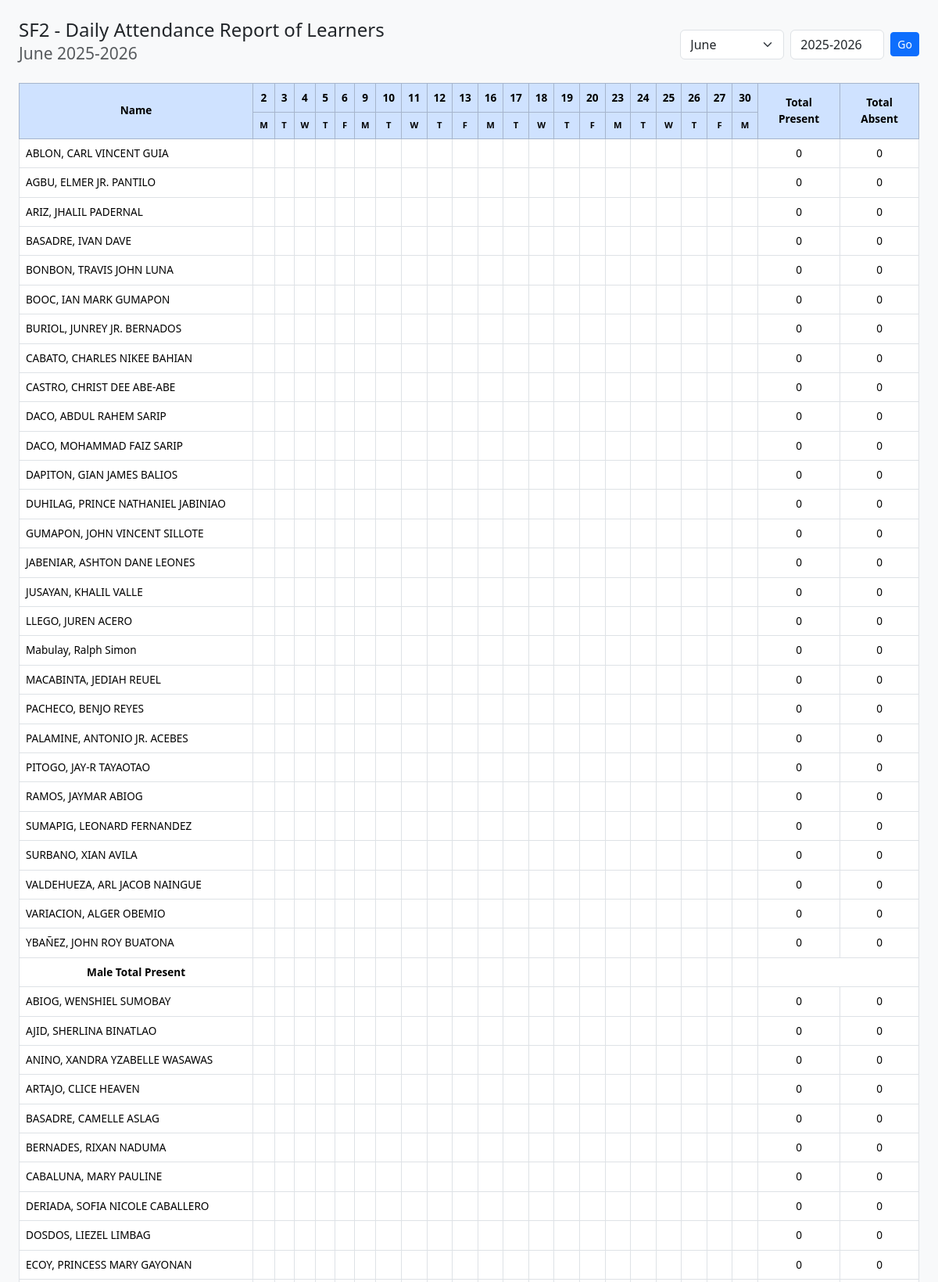
Screenshot of /sf2_report.php (signed in, upper part) with the database file from the repository.
### tables this page shows
CREATE TABLE `tbl_students` (
  `id` int(11) NOT NULL AUTO_INCREMENT,
  `lrn` varchar(12) NOT NULL,
  `first_name` varchar(50) NOT NULL,
  `last_name` varchar(50) NOT NULL,
  `birthdate` date NOT NULL,
  `gender` enum('Male','Female') NOT NULL,
  `address` varchar(255) DEFAULT NULL,
  `grade_level` varchar(10) DEFAULT NULL,
  `section` varchar(50) DEFAULT NULL,
  `contact_number` varchar(20) DEFAULT NULL,
  `guardian_name` varchar(100) DEFAULT NULL,
  `profile_picture` varchar(255) DEFAULT NULL,
  PRIMARY KEY (`id`),
  UNIQUE KEY `lrn` (`lrn`)
);

### sf2_report.php (the view, shortened to what this page needs)
<?php
require 'db_connect.php';
$month = $_GET['month'] ?? date('F');
$school_year = $_GET['school_year'] ?? '2025-2026';
$year = date('Y');
$days_in_month = cal_days_in_month(CAL_GREGORIAN, date('n', strtotime($month)), $year);
$valid_days = [];
for ($d = 1; $d <= $days_in_month; $d++) {
    $date_str = sprintf('%04d-%02d-%02d', $year, date('n', strtotime($month)), $d);
    $day_of_week = date('N', strtotime($date_str));
    if ($day_of_week < 6) {
        $valid_days[] = $d;
    }
}
$stmt = $pdo->query("SELECT lrn, first_name, last_name, gender FROM tbl_students ORDER BY
    CASE WHEN gender = 'Male' THEN 0 ELSE 1 END, last_name, first_name");
$students = $stmt->fetchAll();
?>
<!DOCTYPE html>
<html>
<head>
    <link href="https://cdn.jsdelivr.net/npm/bootstrap@5.3.3/dist/css/bootstrap.min.css" rel="stylesheet">
</head>
<body class="bg-light">
<div class="container-fluid py-4 sf2-margin" style="padding-left:2vw; padding-right:2vw;">
    <div class="d-flex justify-content-between align-items-center mb-3">
        <h4>SF2 - Daily Attendance Report of Learners<br>
            <small class="text-muted"><?= htmlspecialchars($month) ?> <?= $school_year ?></small>
        </h4>
        <form method="get" class="d-flex align-items-center">
            <select name="month" class="form-select me-2" onchange="this.form.submit()">
                <?php foreach (['June','July','August','September','October','November','December','January','February','March','April'] as $m): ?>
                    <option value="<?= $m ?>" <?= $month === $m ? 'selected' : '' ?>><?= $m ?></option>
                <?php endforeach; ?>
            </select>
            <input type="text" name="school_year" class="form-control me-2" value="<?= htmlspecialchars($school_year) ?>" style="width:120px;" placeholder="SY">
            <button type="submit" class="btn btn-primary btn-sm">Go</button>
        </form>
    </div>
    <div class="table-responsive">
        <table class="table table-bordered sf2-table">
            <thead class="table-primary">
                <tr>
                    <th rowspan="2">Name</th>
                    <?php foreach ($valid_days as $d): ?>
                        <th ><div><?= $d ?></div></th>
                    <?php endforeach; ?>
                    <th rowspan="2">Total Present</th>
                    <th rowspan="2">Total Absent</th>
                </tr>
                <tr>
                    <?php foreach ($valid_days as $d): ?>
                        <?php
                            $date_str = sprintf('%04d-%02d-%02d', $year, date('n', strtotime($month)), $d);
                            $day_letter = strtoupper(substr(date('l', strtotime($date_str)), 0, 1));
                        ?>
                        <th style="font-size:0.7em;"><?= $day_letter ?></th>
                    <?php endforeach; ?>
                </tr>
            </thead>
            <tbody>
                <?php
                $gender_groups = ['Male', 'Female'];
                foreach ($gender_groups as $gender) {
                    $gender_students = array_filter($students, fn($s) => $s['gender'] === $gender);
                    $present_per_day = array_fill_keys($valid_days, 0);
                    foreach ($gender_students as $student) {
                        echo '<tr>';
                        echo '<td class="text-start">' . htmlspecialchars($student['last_name'] . ', ' . $student['first_name']) . '</td>';
                        $present = 0;
                        $absent = 0;
                        foreach ($valid_days as $d) {
                            $cell = '';
                            $is_present = 0;
                            $present_per_day[$d] += $is_present;
                            echo '<td>' . $cell . '</td>';
                        }
                        echo '<td>' . $present . '</td>';
                        echo '<td>' . $absent . '</td>';
                        echo '</tr>';
                    }
                    if (count($gender_students) > 0) {
                        echo '<tr style="font-weight:bold;background:#f8f9fa">';
                        echo '<td>' . $gender . ' Total Present</td>';
                        foreach ($valid_days as $d) {
                            echo '<td>' . ($present_per_day[$d] > 0 ? $present_per_day[$d] : '') . '</td>';
                        }
                        echo '<td colspan="2"></td>';
                        echo '</tr>';
                    }
                }
                ?>
            </tbody>
        </table>
    </div>
</div>
</body>
</html>

### sf2_report.php (style rules this page uses)
html, body { width: 100%; height: 100%; margin: 0; padding: 0; }
.container-fluid { width: 100vw !important; max-width: 100vw !important; padding-left: 0; padding-right: 0; }
.sf2-table th, .sf2-table td { font-size: 0.85rem; text-align: center; vertical-align: middle; }
.table-responsive { overflow-x: auto; }

### rows the page displays
tbl_students: last_name+first_name "ABLON, CARL VINCENT GUIA", present "0", absent "0"
tbl_students: last_name+first_name "AGBU, ELMER JR. PANTILO", present "0", absent "0"
tbl_students: last_name+first_name "ARIZ, JHALIL PADERNAL", present "0", absent "0"
tbl_students: last_name+first_name "BASADRE, IVAN DAVE", present "0", absent "0"
tbl_students: last_name+first_name "BONBON, TRAVIS JOHN LUNA", present "0", absent "0"
tbl_students: last_name+first_name "BOOC, IAN MARK GUMAPON", present "0", absent "0"
tbl_students: last_name+first_name "BURIOL, JUNREY JR. BERNADOS", present "0", absent "0"
tbl_students: last_name+first_name "CABATO, CHARLES NIKEE BAHIAN", present "0", absent "0"
tbl_students: last_name+first_name "CASTRO, CHRIST DEE ABE-ABE", present "0", absent "0"
tbl_students: last_name+first_name "DACO, ABDUL RAHEM SARIP", present "0", absent "0"
tbl_students: last_name+first_name "DACO, MOHAMMAD FAIZ SARIP", present "0", absent "0"
tbl_students: last_name+first_name "DAPITON, GIAN JAMES BALIOS", present "0", absent "0"
tbl_students: last_name+first_name "DUHILAG, PRINCE NATHANIEL JABINIAO", present "0", absent "0"
tbl_students: last_name+first_name "GUMAPON, JOHN VINCENT SILLOTE", present "0", absent "0"
tbl_students: last_name+first_name "JABENIAR, ASHTON DANE LEONES", present "0", absent "0"
tbl_students: last_name+first_name "JUSAYAN, KHALIL VALLE", present "0", absent "0"
tbl_students: last_name+first_name "LLEGO, JUREN ACERO", present "0", absent "0"
tbl_students: last_name+first_name "Mabulay, Ralph Simon", present "0", absent "0"
tbl_students: last_name+first_name "MACABINTA, JEDIAH REUEL", present "0", absent "0"
tbl_students: last_name+first_name "PACHECO, BENJO REYES", present "0", absent "0"
tbl_students: last_name+first_name "PALAMINE, ANTONIO JR. ACEBES", present "0", absent "0"
tbl_students: last_name+first_name "PITOGO, JAY-R TAYAOTAO", present "0", absent "0"
tbl_students: last_name+first_name "RAMOS, JAYMAR ABIOG", present "0", absent "0"
tbl_students: last_name+first_name "SUMAPIG, LEONARD FERNANDEZ", present "0", absent "0"
tbl_students: last_name+first_name "SURBANO, XIAN AVILA", present "0", absent "0"
tbl_students: last_name+first_name "VALDEHUEZA, ARL JACOB NAINGUE", present "0", absent "0"
tbl_students: last_name+first_name "VARIACION, ALGER OBEMIO", present "0", absent "0"
tbl_students: last_name+first_name "YBAÑEZ, JOHN ROY BUATONA", present "0", absent "0"
tbl_students: last_name+first_name "ABIOG, WENSHIEL SUMOBAY", present "0", absent "0"
tbl_students: last_name+first_name "AJID, SHERLINA BINATLAO", present "0", absent "0"
tbl_students: last_name+first_name "ANINO, XANDRA YZABELLE WASAWAS", present "0", absent "0"
tbl_students: last_name+first_name "ARTAJO, CLICE HEAVEN", present "0", absent "0"
tbl_students: last_name+first_name "BASADRE, CAMELLE ASLAG", present "0", absent "0"
tbl_students: last_name+first_name "BERNADES, RIXAN NADUMA", present "0", absent "0"
tbl_students: last_name+first_name "CABALUNA, MARY PAULINE", present "0", absent "0"
tbl_students: last_name+first_name "DERIADA, SOFIA NICOLE CABALLERO", present "0", absent "0"
tbl_students: last_name+first_name "DOSDOS, LIEZEL LIMBAG", present "0", absent "0"
tbl_students: last_name+first_name "ECOY, PRINCESS MARY GAYONAN", present "0", absent "0"

### other values shown
$month "June"
$school_year "2025-2026"
$d "2"
$d "3"
$d "4"
$d "5"
$d "6"
$d "9"
$d "10"
$d "11"
$d "12"
$d "13"
$d "16"
$d "17"
$d "18"
